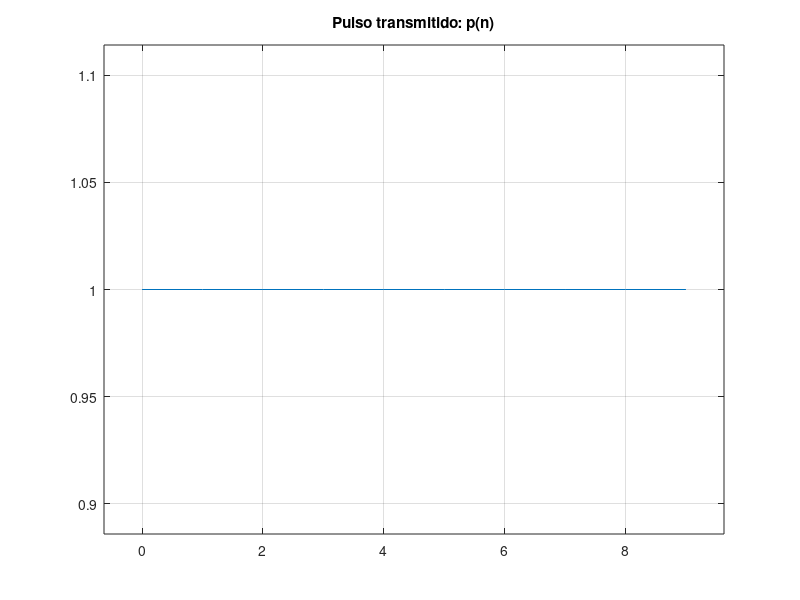
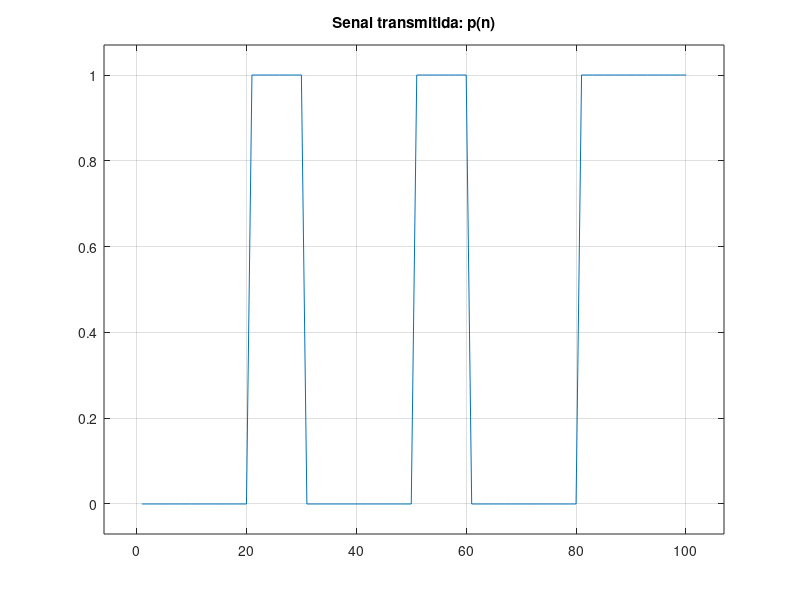

Reproduce these figures in MATLAB, in order.
%%%%%%           SISTEMA DE TRANSMISION BANDA BASE         %%%%%%


clear;
close all;

%=================== Parametros ==================================
N=10;		 % Periodo de simbolo, longitud del pulso, siempre debe ser par
L=10;		 % Numero de bits a transmitir
tipopulso=1; 
       

%=================== Generacion del pulso =========================

if tipopulso == 1  %pulso rectangular
    n=0:N-1;
    pulso = ones(1, N); 
elseif tipopulso == 2 % Pulso mitad del rectágular
    n=0:N-1;
    pulso = [ones(1, N / 2), zeros(1, N / 2)];
    
elseif tipopulso == 3 % Pulso de Manchester
    n=0:N-1;
    pulso = [ones(1, N / 2), -ones(1, N / 2)];
elseif tipopulso == 4 % Pulso de rampa
    n=0:N-1;
    pulso = [linspace(0, 1, N)];
end


%=================== Calculo de la energia del pulso =============
%Escriba el codigo para calcular la energia

energia = sum(pulso.^2);

%=================== Generacion de la senal (modulacion) =========

bits=rand(1,L) < 0.5; %genera 0 y 1 a partir de un vector de numeros 
                      %aleatorios con distribucion uniforme

%Escriba un bucle que asocie un pulso con amplitud positiva a 0 y 
%un pulso con amplitud negativa a 1

senal = zeros(1, N * L);

k = 1;

for i = 1:length(bits)
    for j = 1:length(pulso)
        if bits(i) == 1
            senal(k) = 0;
        else
            senal(k) = 1;
        end
        k = k + 1;
    end
end

%=================== Representacion grafica ===================
figure(1)
%subplot(121);
plot(n,pulso);
title('Pulso transmitido: p(n)');
axis padded;
grid;
 

%Escriba el codigo para representar la senal
figure(2)
%subplot(122);
plot((1:N*L), senal);
title('Senal transmitida: p(n)');
axis padded;
grid on;